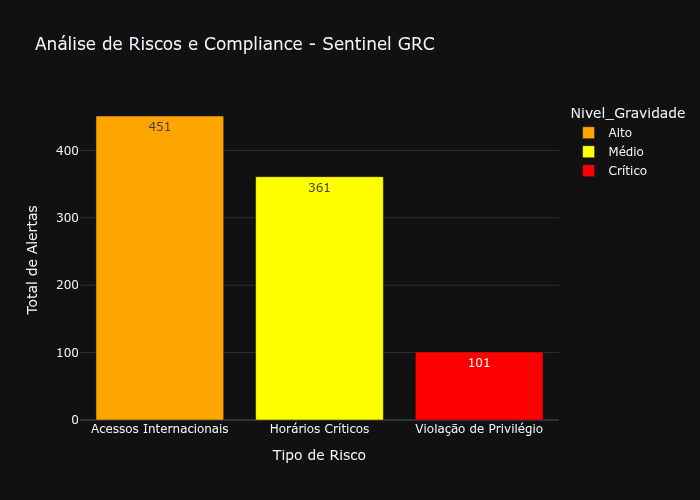

Write Python code to recreate this figure.
import plotly.express as px
import pandas as pd

# Dados que seu robô encontrou
data = {
    'Tipo de Risco': ['Acessos Internacionais', 'Horários Críticos', 'Violação de Privilégio'],
    'Total de Alertas': [451, 361, 101],
    'Nivel_Gravidade': ['Alto', 'Médio', 'Crítico']
}

df_radar = pd.DataFrame(data)

# Criando o gráfico
fig = px.bar(df_radar, 
             x='Tipo de Risco', 
             y='Total de Alertas',
             color='Nivel_Gravidade',
             color_discrete_map={'Alto': 'orange', 'Médio': 'yellow', 'Crítico': 'red'},
             title='Análise de Riscos e Compliance - Sentinel GRC',
             text_auto=True)

# Ajustando o visual para ficar "dark" e profissional
fig.update_layout(template='plotly_dark')

# Salvando a imagem
fig.write_image("dashboard_grc.png")
print("📊 Gráfico 'dashboard_grc.png' gerado com sucesso!")
